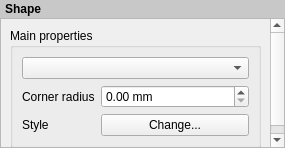
<?xml version="1.0" encoding="UTF-8"?>
<ui version="4.0">
 <class>ComposerShapeWidgetBase</class>
 <widget class="QWidget" name="ComposerShapeWidgetBase">
  <property name="geometry">
   <rect>
    <x>0</x>
    <y>0</y>
    <width>285</width>
    <height>148</height>
   </rect>
  </property>
  <property name="windowTitle">
   <string>Form</string>
  </property>
  <layout class="QVBoxLayout" name="verticalLayout">
   <property name="spacing">
    <number>0</number>
   </property>
   <property name="leftMargin">
    <number>0</number>
   </property>
   <property name="topMargin">
    <number>0</number>
   </property>
   <property name="rightMargin">
    <number>0</number>
   </property>
   <property name="bottomMargin">
    <number>0</number>
   </property>
   <item>
    <widget class="QLabel" name="label_2">
     <property name="sizePolicy">
      <sizepolicy hsizetype="Preferred" vsizetype="Maximum">
       <horstretch>0</horstretch>
       <verstretch>0</verstretch>
      </sizepolicy>
     </property>
     <property name="styleSheet">
      <string notr="true">padding: 2px; font-weight: bold; background-color: rgb(200, 200, 200);</string>
     </property>
     <property name="text">
      <string>Shape</string>
     </property>
    </widget>
   </item>
   <item>
    <widget class="QScrollArea" name="scrollArea">
     <property name="widgetResizable">
      <bool>true</bool>
     </property>
     <widget class="QWidget" name="scrollAreaWidgetContents">
      <property name="geometry">
       <rect>
        <x>0</x>
        <y>0</y>
        <width>283</width>
        <height>130</height>
       </rect>
      </property>
      <layout class="QVBoxLayout" name="mainLayout">
       <item>
        <widget class="QgsCollapsibleGroupBoxBasic" name="groupBox">
         <property name="focusPolicy">
          <enum>Qt::StrongFocus</enum>
         </property>
         <property name="title">
          <string>Main properties</string>
         </property>
         <property name="syncGroup" stdset="0">
          <string notr="true">composeritem</string>
         </property>
         <property name="collapsed" stdset="0">
          <bool>false</bool>
         </property>
         <layout class="QGridLayout" name="gridLayout">
          <item row="1" column="0">
           <widget class="QLabel" name="label_3">
            <property name="text">
             <string>Corner radius</string>
            </property>
           </widget>
          </item>
          <item row="1" column="1">
           <widget class="QgsDoubleSpinBox" name="mCornerRadiusSpinBox">
            <property name="sizePolicy">
             <sizepolicy hsizetype="Expanding" vsizetype="Fixed">
              <horstretch>0</horstretch>
              <verstretch>0</verstretch>
             </sizepolicy>
            </property>
            <property name="suffix">
             <string> mm</string>
            </property>
            <property name="maximum">
             <double>999.000000000000000</double>
            </property>
           </widget>
          </item>
          <item row="2" column="0">
           <widget class="QLabel" name="label">
            <property name="text">
             <string>Style</string>
            </property>
           </widget>
          </item>
          <item row="2" column="1">
           <widget class="QPushButton" name="mShapeStyleButton">
            <property name="sizePolicy">
             <sizepolicy hsizetype="Expanding" vsizetype="Fixed">
              <horstretch>0</horstretch>
              <verstretch>0</verstretch>
             </sizepolicy>
            </property>
            <property name="text">
             <string>Change...</string>
            </property>
           </widget>
          </item>
          <item row="0" column="0" colspan="2">
           <widget class="QComboBox" name="mShapeComboBox"/>
          </item>
         </layout>
        </widget>
       </item>
      </layout>
     </widget>
    </widget>
   </item>
  </layout>
 </widget>
 <customwidgets>
  <customwidget>
   <class>QgsCollapsibleGroupBoxBasic</class>
   <extends>QGroupBox</extends>
   <header>qgscollapsiblegroupbox.h</header>
   <container>1</container>
  </customwidget>
  <customwidget>
   <class>QgsDoubleSpinBox</class>
   <extends>QDoubleSpinBox</extends>
   <header>qgsdoublespinbox.h</header>
  </customwidget>
 </customwidgets>
 <tabstops>
  <tabstop>groupBox</tabstop>
  <tabstop>scrollArea</tabstop>
  <tabstop>mShapeComboBox</tabstop>
  <tabstop>mCornerRadiusSpinBox</tabstop>
  <tabstop>mShapeStyleButton</tabstop>
 </tabstops>
 <resources/>
 <connections/>
</ui>
